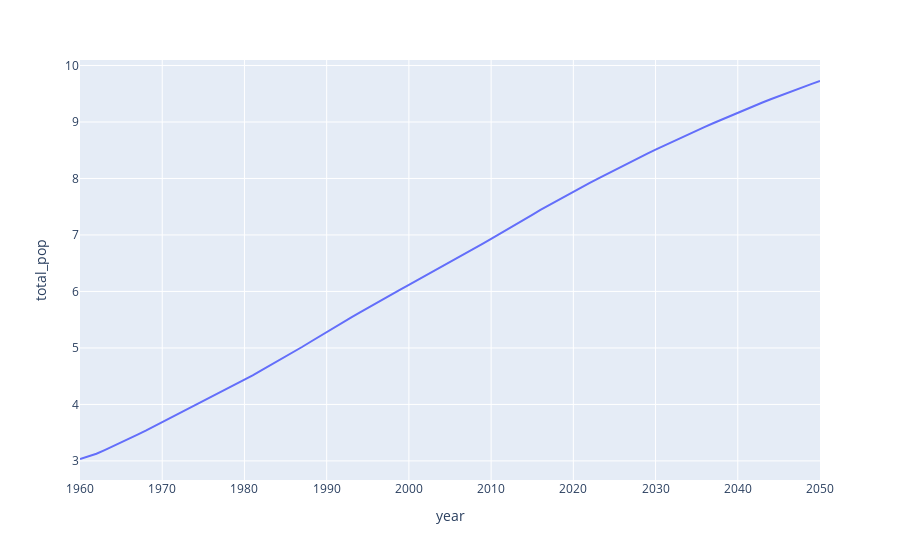

Notebook code for this chart:
### Code cell
# Line plot
fig = px.line(world_pop, x="year", y="total_pop")
fig.show()
